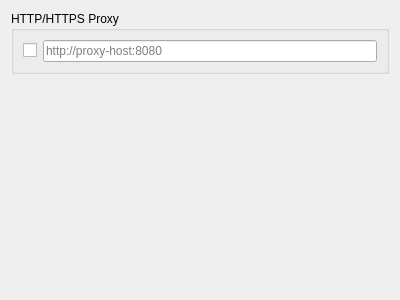
<?xml version="1.0" encoding="UTF-8"?>
<ui version="4.0">
 <class>SettingsProxy</class>
 <widget class="QWidget" name="SettingsProxy">
  <property name="geometry">
   <rect>
    <x>0</x>
    <y>0</y>
    <width>400</width>
    <height>300</height>
   </rect>
  </property>
  <property name="windowTitle">
   <string>Form</string>
  </property>
  <layout class="QVBoxLayout" name="verticalLayout_2">
   <item>
    <widget class="QGroupBox" name="groupBoxHttpProxy">
     <property name="title">
      <string>HTTP/HTTPS Proxy</string>
     </property>
     <property name="flat">
      <bool>false</bool>
     </property>
     <property name="checkable">
      <bool>false</bool>
     </property>
     <layout class="QHBoxLayout" name="horizontalLayout">
      <property name="leftMargin">
       <number>9</number>
      </property>
      <item>
       <widget class="QCheckBox" name="checkBoxHttpProxy"/>
      </item>
      <item>
       <widget class="QLineEdit" name="lineEditHttpProxy">
        <property name="placeholderText">
         <string>http://proxy-host:8080</string>
        </property>
       </widget>
      </item>
     </layout>
    </widget>
   </item>
   <item>
    <spacer name="verticalSpacer">
     <property name="orientation">
      <enum>Qt::Orientation::Vertical</enum>
     </property>
     <property name="sizeHint" stdset="0">
      <size>
       <width>20</width>
       <height>40</height>
      </size>
     </property>
    </spacer>
   </item>
  </layout>
 </widget>
 <resources/>
 <connections/>
</ui>
